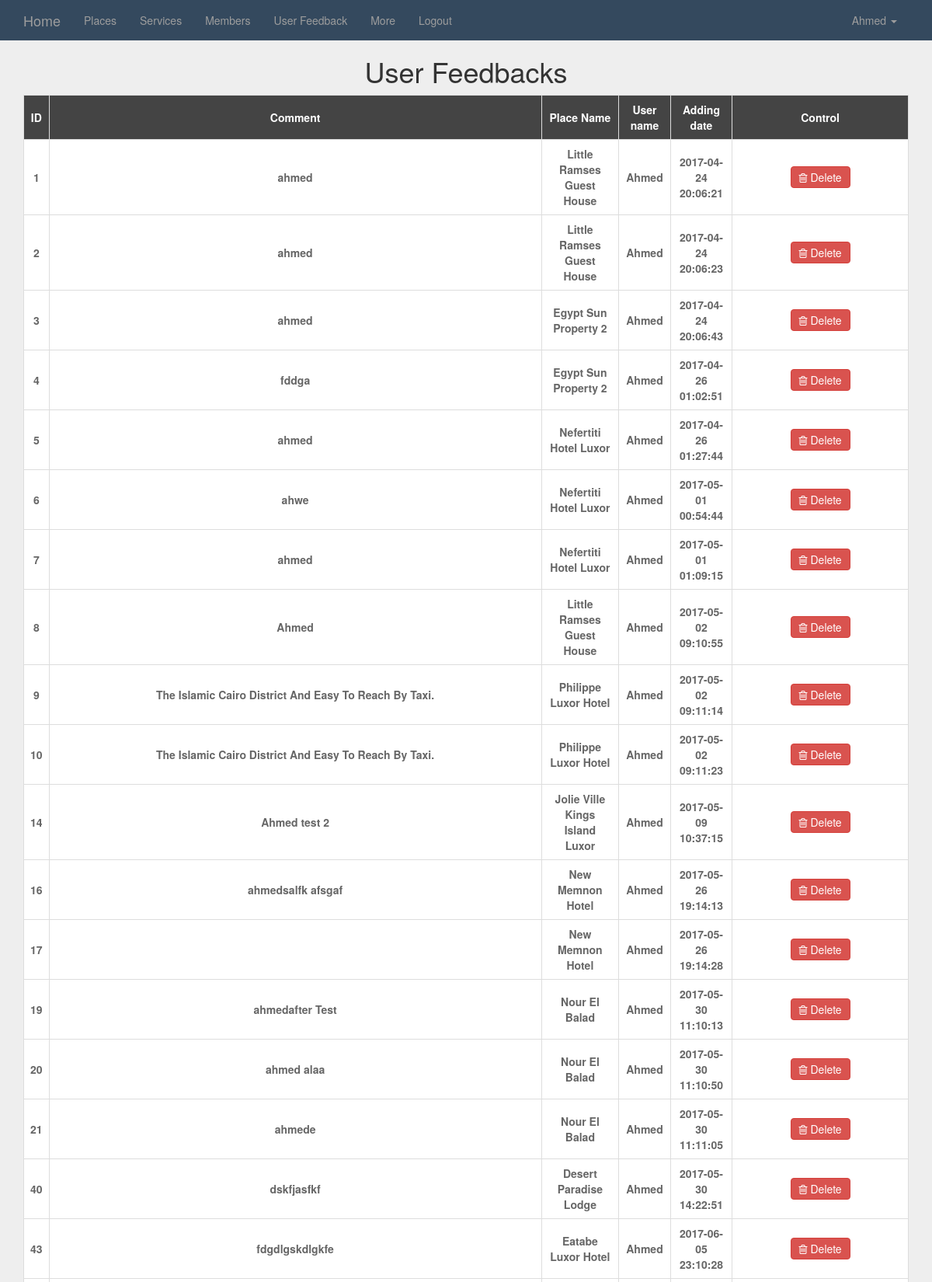
The page /admin/comments.php (signed in, upper part) on the database its author committed.
### tables this page shows
CREATE TABLE `comments` (
  `cid` int(11) NOT NULL,
  `comment` mediumtext NOT NULL,
  `userid` int(11) NOT NULL,
  `serviceId` int(11) NOT NULL,
  `RegDate` timestamp NOT NULL DEFAULT CURRENT_TIMESTAMP ON UPDATE CURRENT_TIMESTAMP,
  `PlaceType` varchar(11) NOT NULL
);

CREATE TABLE `service` (
  `sid` int(11) NOT NULL,
  `sName` varchar(255) NOT NULL,
  `CtId` int(11) NOT NULL,
  `Cat_id` int(11) NOT NULL,
  `Description` text NOT NULL,
  `Address` varchar(255) NOT NULL,
  `Phone` varchar(255) NOT NULL,
  `RegDate` timestamp NOT NULL DEFAULT CURRENT_TIMESTAMP ON UPDATE CURRENT_TIMESTAMP,
  `photo` varchar(255) NOT NULL,
  `Rate` float NOT NULL
);

CREATE TABLE `users` (
  `userId` int(11) NOT NULL,
  `Username` varchar(255) NOT NULL,
  `Password` varchar(255) NOT NULL,
  `Email` varchar(255) NOT NULL,
  `FullName` varchar(255) NOT NULL,
  `GroupId` int(11) NOT NULL DEFAULT '0',
  `image` varchar(255) NOT NULL,
  `AddedDate` timestamp NOT NULL DEFAULT CURRENT_TIMESTAMP ON UPDATE CURRENT_TIMESTAMP,
  `Address` varchar(255) NOT NULL
);

### admin/comments.php (the view, shortened to what this page needs)
<?php
if(isset($_SESSION['username']))
{
	include "init.php";
	 $do=isset($_GET['do'])?$_GET['do']:"manage";
	 if($do=='manage')
	 {
		$stmt=$con->prepare("select comments.*,service.sName as SerName,users.username as userName
		                      from comments join users
							  on comments.userid=users.userId
							  join service
							  on comments.serviceid=service.sid");
		$stmt->execute();
		$rows=$stmt->fetchAll();
		?>
		 <h1 class="text-center">User Feedbacks</h1>
		  <div class="container manage-comments">
		   <div class="table-responsive">
		    <table class="main-table table table-bordered text-center">
			 <tr>
			  <td>ID</td>
			  <td>Comment</td>
			  <td>Place Name</td>
			  <td>User name</td>
			  <td>Adding date</td>
			  <td style="width:6cm">Control</td>
			 </tr>
			 <?php
			 foreach($rows as $row)
			 {
				 echo "<tr>";
				     echo "<td>".$row['cid']."</td>";
					 echo "<td class='comment'>".$row['comment']."</td>";
					 echo "<td>".$row['SerName']."</td>";
					 echo "<td>".$row['userName']."</td>";
					 echo "<td>".$row['RegDate']."</td>";
					 echo "<td>";
					  echo "<div class='buttons'>";
						echo "<a class='btn btn-danger delete-btn' data-toggle='confirmation' href='comments.php?do=Delete&CId=". $row['cid'] ."'><i class='fa fa-trash-o' aria-hidden='true'></i> Delete</a>";
			          echo "</div>";
					 echo "</td>";
				 echo "</tr>";
			 }
			 ?>
			</table>
		   </div>
		  </div>
		<?php
			}
		else{
			header("location:?do=manage");
		}
		include $tml . 'footer.php';
	}else{
		redirectHome("<div class'alert alert-danger'>You can't access this page!</div>");
	}
?>

### admin/layout/css/style.css (style rules this page uses)
* { padding: 0; margin: 0; }
body { background: #EEE }
.main-table { box-shadow: 0px 4px 17px rgb(173, 173, 173); }
.main-table td { background-color: #fff; vertical-align: middle!important; font-weight: bold; color: #666 }
.main-table tr:first-child td { color: #fff; background-color: #444; font-weight: bold; }
.main-table .btn { padding: 3px 10px; }

### rows shown on the page
comments: cid "1", comment "ahmed", serviceId.sName "Little Ramses Guest House", userid.Username "Ahmed", RegDate "2017-04-24 20:06:21"
comments: cid "2", comment "ahmed", serviceId.sName "Little Ramses Guest House", userid.Username "Ahmed", RegDate "2017-04-24 20:06:23"
comments: cid "3", comment "ahmed", serviceId.sName "Egypt Sun Property 2", userid.Username "Ahmed", RegDate "2017-04-24 20:06:43"
comments: cid "4", comment "fddga", serviceId.sName "Egypt Sun Property 2", userid.Username "Ahmed", RegDate "2017-04-26 01:02:51"
comments: cid "5", comment "ahmed", serviceId.sName "Nefertiti Hotel Luxor", userid.Username "Ahmed", RegDate "2017-04-26 01:27:44"
comments: cid "6", comment "ahwe", serviceId.sName "Nefertiti Hotel Luxor", userid.Username "Ahmed", RegDate "2017-05-01 00:54:44"
comments: cid "7", comment "ahmed", serviceId.sName "Nefertiti Hotel Luxor", userid.Username "Ahmed", RegDate "2017-05-01 01:09:15"
comments: cid "8", comment "Ahmed", serviceId.sName "Little Ramses Guest House", userid.Username "Ahmed", RegDate "2017-05-02 09:10:55"
comments: cid "9", comment "The Islamic Cairo District And Easy To Reach By Taxi.", serviceId.sName "Philippe Luxor Hotel", userid.Username "Ahmed", RegDate "2017-05-02 09:11:14"
comments: cid "10", comment "The Islamic Cairo District And Easy To Reach By Taxi.", serviceId.sName "Philippe Luxor Hotel", userid.Username "Ahmed", RegDate "2017-05-02 09:11:23"
comments: cid "14", comment "Ahmed test 2", serviceId.sName "Jolie Ville Kings Island Luxor", userid.Username "Ahmed", RegDate "2017-05-09 10:37:15"
comments: cid "16", comment "ahmedsalfk afsgaf", serviceId.sName "New Memnon Hotel", userid.Username "Ahmed", RegDate "2017-05-26 19:14:13"
comments: cid "17", serviceId.sName "New Memnon Hotel", userid.Username "Ahmed", RegDate "2017-05-26 19:14:28"
comments: cid "19", comment "ahmedafter Test", serviceId.sName "Nour El Balad", userid.Username "Ahmed", RegDate "2017-05-30 11:10:13"
comments: cid "20", comment "ahmed alaa", serviceId.sName "Nour El Balad", userid.Username "Ahmed", RegDate "2017-05-30 11:10:50"
comments: cid "21", comment "ahmede", serviceId.sName "Nour El Balad", userid.Username "Ahmed", RegDate "2017-05-30 11:11:05"
comments: cid "40", comment "dskfjasfkf", serviceId.sName "Desert Paradise Lodge", userid.Username "Ahmed", RegDate "2017-05-30 14:22:51"
comments: cid "43", comment "fdgdlgskdlgkfe", serviceId.sName "Eatabe Luxor Hotel", userid.Username "Ahmed", RegDate "2017-06-05 23:10:28"

### other values the page prints
$_SESSION['username'] "Ahmed"
